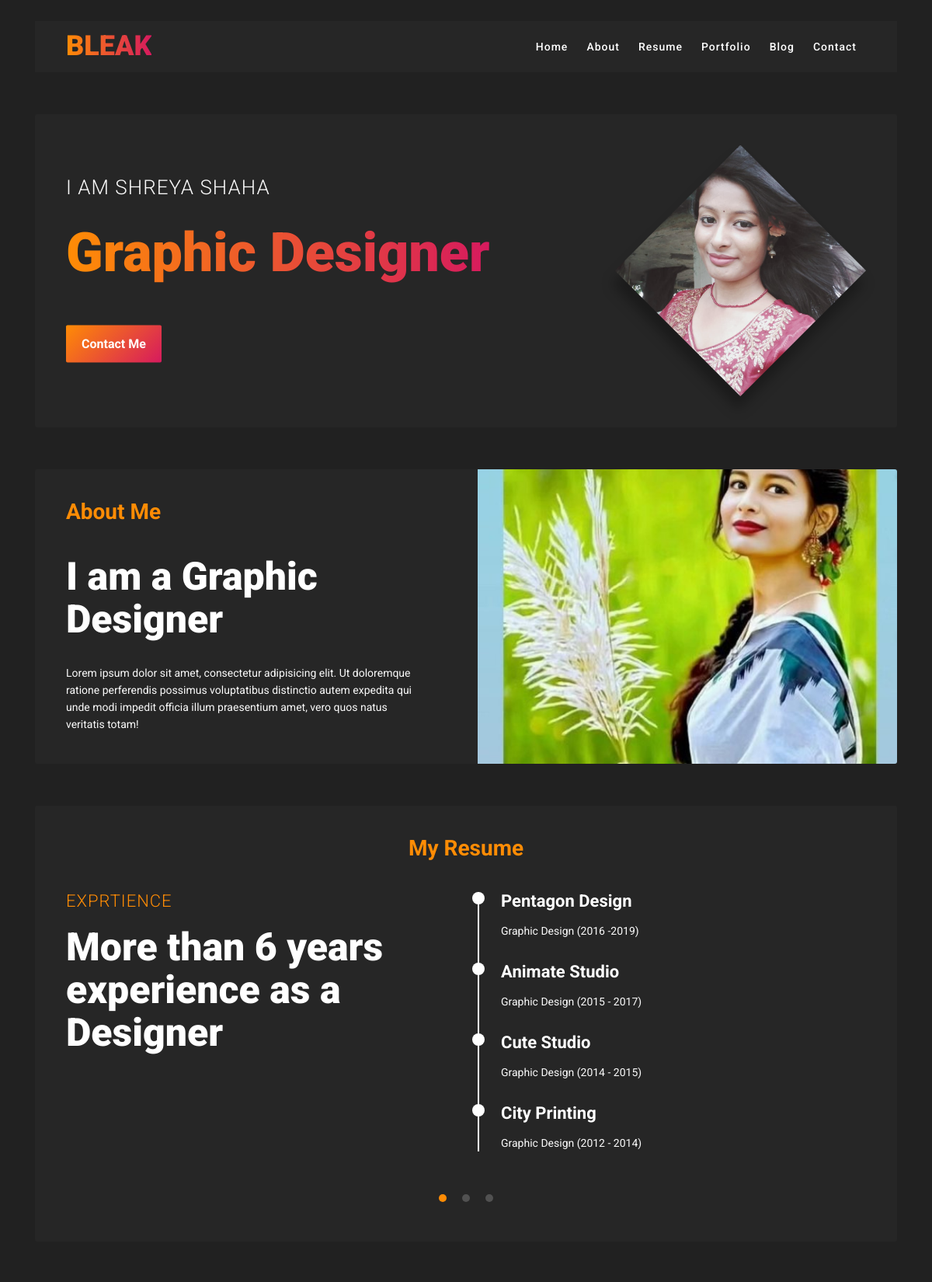
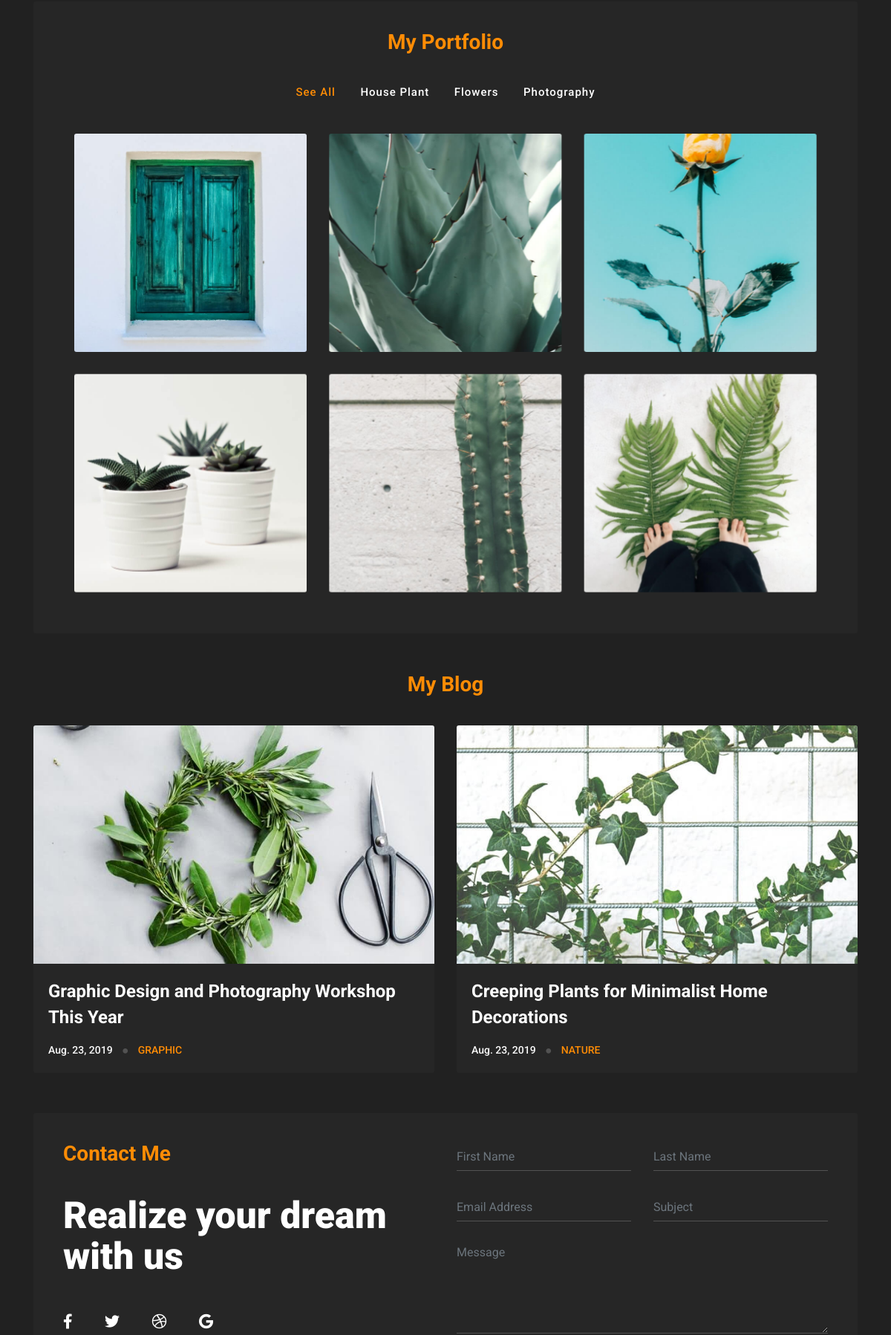
The page / (upper part) on the database its author committed (2 pictures, top to bottom).
### post/models.py (models this page shows, shortened)
class Hero(models.Model):
    name=models.CharField(max_length=40)
    title=models.CharField(max_length=50)
    image=models.ImageField(upload_to='heroImage/')

class About(models.Model):
    title=models.CharField(max_length=50)
    desc=models.TextField()

class ExperienceandEducationResume(models.Model):
    TYPE_CHOICES=(
        ("EDUCATION","EDUCATION"),
        ("EXPRTIENCE","EXPRTIENCE")
    )
    type= models.CharField(max_length=40,choices=TYPE_CHOICES)
    desc=models.TextField()
    exprence=models.ManyToManyField(ExperienceandEducation)

class ExperienceandEducation(models.Model):
    TYPE_CHOICES=(
        ("Education","Education"),
        ("Experience","Experience")
    )
    type = models.CharField(max_length=40 ,choices=TYPE_CHOICES)
    in_name=models.CharField(max_length=20)
    position=models.CharField(max_length=20)
    date=models.CharField(max_length=15)

class Blog(models.Model):
    image=models.ImageField(upload_to="blog/")
    title=models.CharField(max_length=100)
    date=models.DateField()
    type=models.CharField(max_length=20)

### post/views.py (the view)
# urls.py: path('',views.index,name='home')
def index(request):
    hero=Hero.objects.all()[0]
    about=About.objects.all()[0]
    blog=Blog.objects.all()
    experience=ExperienceandEducationResume.objects.filter(type="EXPRTIENCE")[0]
    education=ExperienceandEducationResume.objects.filter(type="EDUCATION")[0]
    skill=SkillResume.objects.all()[0]
    context={
        "hero":hero,
        "about":about,
        "blog":blog,
        "experiences":experience,
        "educations":education,
        "skills":skill,
    }
    return render(request,'post/index.html',context)

### post/templates/post/index.html (shortened to what this page needs)
<!DOCTYPE html>
<html lang="zxx">
  {% load static %}
  <head>
    {% include 'post/css.html' %}
  </head>
  <body>
    <header id="home">
      <div class="container">
        <nav class="navbar navbar-expand-lg navbar-dark">
          <a href="#" class="navbar-brand">
            <h2>BLEAK</h2>
          </a>
          <div id="navbarTogglerDemo" class="collapse navbar-collapse">
            <ul class="navbar-nav ml-auto">
              <li class="nav-item active">
                <a href="#home" class="nav-link">Home</a>
              </li>
              <li class="nav-item">
                <a href="#about" class="nav-link">About</a>
              </li>
              <li class="nav-item">
                <a href="#resume" class="nav-link">Resume</a>
              </li>
              <li class="nav-item">
                <a href="#portfolio" class="nav-link">Portfolio</a>
              </li>
              <li class="nav-item">
                <a href="#blog" class="nav-link">Blog</a>
              </li>
              <li class="nav-item">
                <a href="#contact" class="nav-link">Contact</a>
              </li>
            </ul>
          </div>
        </nav>
      </div>
      <div class="home-intro segments">
        <div class="container">
          <div class="intro-content box-content">
            <div class="row justify-content-center">
              <div class="col-md-8 col-sm-12 col-xs-12">
                <div class="intro-caption">
                  <span>I am {{hero.name}}</span>
                  <h2>{{hero.title}}</h2>
                  <button class="button">Contact Me</button>
                </div>
              </div>
              <div class="col-md-4 col-sm-12 col-xs-12">
                <div class="intro-image">
                  <img src="{{hero.image.url}}" alt="" />
                </div>
              </div>
            </div>
          </div>
        </div>
      </div>
    </header>
    <div id="about" class="about segments">
      <div class="container">
        <div class="box-content">
          <div class="row">
            <div class="col-md-6 col-sm-12 col-xs-12">
              <div class="content-left">
                <div class="section-title section-title-left">
                  <h3>About Me</h3>
                </div>
                <div class="content">
                  <h2>{{about.title}}</h2>
                  <p>{{about.desc}}</p>
                </div>
              </div>
            </div>
            <div class="col-md-6 col-sm-12 col-xs-12">
              <div class="content-right"></div>
            </div>
          </div>
        </div>
      </div>
    </div>
    <div id="resume" class="resume segments">
      <div class="container">
        <div class="box-content">
          <div class="section-title">
            <h3>My Resume</h3>
          </div>
          <div class="owl-carousel owl-theme">
            <div class="content">
              <div class="row">
                <div class="col-md-6 col-sm-12 col-xs-12">
                  <div class="content-left">
                    <div class="title-resume">
                      <h3>{{experiences.type}}</h3>
                      <h2>{{experiences.desc}}</h2>
                    </div>
                  </div>
                </div>
                <div class="col-md-6 col-sm-12 col-xs-12">
                  <div class="content-right">
                    <ul class="timeline">
                      {% for work in experiences.exprence.all %}
                      <li>
                        <h4>{{work.in_name}}</h4>
                        <span>{{work.position}} ({{work.date}})</span>
                      </li>
                      {% endfor %}
                    </ul>
                  </div>
                </div>
              </div>
            </div>
            <div class="content">
              <div class="row">
                <div class="col-md-6 col-sm-12 col-xs-12">
                </div>
              </div>
            </div>
          </div>
        </div>
      </div>
    </div>
    <div id="portfolio" class="portfolio segments">
      <div class="container">
        <div class="box-content">
          <div class="section-title">
            <h3>My Portfolio</h3>
          </div>
          <div class="portfolio-filter-menu">
            <ul>
              <li data-filter="all" class="active">
                <span>See All</span>
              </li>
              <li data-filter="1">
                <span>House Plant</span>
              </li>
              <li data-filter="2">
                <span>Flowers</span>
              </li>
              <li data-filter="3">
                <span>Photography</span>
              </li>
            </ul>
          </div>
          <div class="row no-gutters filtr-container">
            <div
              class="col-md-4 col-sm-12 col-xs-12 filtr-item"
              data-category="3"
            >
              <div class="content-image">
                <a
                  href="{% static '/post/images/portfolio1.jpg' %}"
                  class="portfolio-popup"
                >
                  <img
                    src="{% static '/post/images/portfolio1.jpg' %}"
                    alt=""
                  />
                  <div class="portfolio-caption">
                    <div class="title">
                    </div>
                    <div class="subtitle">
                    </div>
                  </div>
                </a>
              </div>
            </div>
            <div
              class="col-md-4 col-sm-12 col-xs-12 filtr-item"
              data-category="1"
            >
              <div class="content-image">
                <a
                  href="{% static '/post/images/portfolio2.jpg' %}"
                  class="portfolio-popup"
                >
                  <img
                    src="{% static '/post/images/portfolio2.jpg' %}"
                    alt=""
                  />
                  <div class="portfolio-caption">
                    <div class="title">
                    </div>
                    <div class="subtitle">
                    </div>
                  </div>
                </a>
              </div>
            </div>
            <div
              class="col-md-4 col-sm-12 col-xs-12 filtr-item"
              data-category="2, 1"
            >
              <div class="content-image">
                <a
                  href="{% static '/post/images/portfolio3.jpg' %}"
                  class="portfolio-popup"
                >
                  <img
                    src="{% static '/post/images/portfolio3.jpg' %}"
                    alt=""
                  />
                  <div class="portfolio-caption">
                    <div class="title">
                    </div>
                    <div class="subtitle">
                    </div>
                  </div>
                </a>
              </div>
            </div>
            <div
              class="col-md-4 col-sm-12 col-xs-12 filtr-item"
              data-category="3"
            >
              <div class="content-image">
                <a
                  href="{% static '/post/images/portfolio4.jpg' %}"
                  class="portfolio-popup"
                >
                  <img
                    src="{% static '/post/images/portfolio4.jpg' %}"
                    alt=""
                  />
                  <div class="portfolio-caption">
                    <div class="title">
                    </div>
                    <div class="subtitle">
                    </div>
                  </div>
                </a>
              </div>
            </div>
            <div
              class="col-md-4 col-sm-12 col-xs-12 filtr-item"
              data-category="1, 2"
            >
              <div class="content-image">
                <a
                  href="{% static '/post/images/portfolio5.jpg' %}"
                  class="portfolio-popup"
                >
                  <img
                    src="{% static '/post/images/portfolio5.jpg' %}"
                    alt=""
                  />
                  <div class="portfolio-caption">
                    <div class="title">
                    </div>
                    <div class="subtitle">
                    </div>
                  </div>
                </a>
              </div>
            </div>
            <div
              class="col-md-4 col-sm-12 col-xs-12 filtr-item"
              data-category="3, 1"
            >
              <div class="content-image">
                <a
                  href="{% static '/post/images/portfolio6.jpg' %}"
                  class="portfolio-popup"
                >
                  <img
                    src="{% static '/post/images/portfolio6.jpg' %}"
                    alt=""
                  />
                  <div class="portfolio-caption">
                    <div class="title">
                    </div>
                    <div class="subtitle">
                    </div>
                  </div>
                </a>
              </div>
            </div>
          </div>
        </div>
      </div>
    </div>
    <div id="blog" class="blog segments">
      <div class="container">
        <div class="section-title">
          <h3>My Blog</h3>
        </div>
        <div class="row">
          {% for blog in blog %}
          <div class="col-md-6">
            <div class="content">
              <div class="image">
                <img src="{{blog.image.url}}" alt="" />
              </div>
              <div class="blog-title">
                <h4>
                  <a href="#">{{blog.title}}</a>
                </h4>
                <div class="date">
                  {{blog.date}} <i class="fas fa-circle"></i>
                  <a href="#"><span>{{blog.type}}</span></a>
                </div>
              </div>
            </div>
          </div>
          {% endfor %}
        </div>
      </div>
    </div>
    <div id="contact" class="contact segments">
      <div class="container">
        <div class="box-content">
          <div class="row">
            <div class="col-md-6 col-sm-12 col-xs-12">
              <div class="content-left">
                <div class="section-title section-title-left">
                  <h3>Contact Me</h3>
                </div>
                <h2>Realize your dream with us</h2>
                <ul>
                  <li>
                    <a href="#"><i class="fab fa-facebook-f"></i></a>
                  </li>
                  <li>
                    <a href="#"><i class="fab fa-twitter"></i></a>
                  </li>
                  <li>
                    <a href="#"><i class="fab fa-dribbble"></i></a>
                  </li>
                  <li>
                    <a href="#"><i class="fab fa-google"></i></a>
                  </li>
                </ul>
              </div>
            </div>
            <div class="col-md-6 col-sm-12 col-xs-12">
              <div class="content-right">
                <form
                  action="#"
                  class="contact-form"
                  id="contact-form"
                  method="post"
                >
                  <div class="row">
                    <div class="col">
                      <div id="first-name-field">
                        <input
                          type="text"
                          placeholder="First Name"
                          class="form-control"
                          name="form-name"
                        />
                      </div>
                    </div>
                    <div class="col">
                      <div id="last-name-field">
                        <input
                          type="text"
                          placeholder="Last Name"
                          class="form-control"
                          name="form-name"
                        />
                      </div>
                    </div>
                  </div>
                  <div class="row">
                    <div class="col">
                      <div id="email-field">
                        <input
                          type="email"
                          placeholder="Email Address"
                          class="form-control"
                          name="form-email"
                        />
                      </div>
                    </div>
                    <div class="col">
                      <div id="subject-field">
                        <input
                          type="text"
                          placeholder="Subject"
                          class="form-control"
                          name="form-subject"
                        />
                      </div>
                    </div>
                  </div>
                  <div class="row">
                    <div class="col">
                      <div id="message-field">
                        <textarea
                          cols="30"
                          rows="5"
                          class="form-control"
                          id="form-message"
                          name="form-message"
                          placeholder="Message"
                        ></textarea>
                      </div>
                    </div>
                  </div>
                </form>
              </div>
            </div>
          </div>
        </div>
      </div>
    </div>
  </body>
</html>

### post/templates/post/css.html (shortened to what this page needs)
{% load static %}
    <link rel="stylesheet" href="{% static '/post/css/bootstrap.css' %}">
    <link rel="stylesheet" href="{% static '/post/css/font-awesome.css' %}">
    <link rel="stylesheet" href="{% static '/post/css/fakeLoader.css' %}">
    <link rel="stylesheet" href="{% static '/post/css/owl.carousel.css' %}">
    <link rel="stylesheet" href="{% static '/post/css/owl.theme.default.css' %}">
    <link rel="stylesheet" href="{% static '/post/css/magnific-popup.css' %}">
    <link rel="stylesheet" href="{% static '/post/css/style.css' %}">

### post/templates/post/js.html (shortened to what this page needs)
{% load static %}

### rows shown on the page
Hero: name "SHREYA SHAHA", title "Graphic Designer", image (picture)
About: title "I am a Graphic Designer", desc "Lorem ipsum dolor sit amet, consectetur adipisicing elit. Ut doloremque ratione perferendis possimus voluptatibus distinctio autem expedita qui unde modi impedit officia illum praesentium amet, vero quos natus veritatis totam!"
ExperienceandEducationResume: type "EXPRTIENCE", desc "More than 6 years experience as a Designer"
ExperienceandEducation: in_name "Pentagon Design", position "Graphic Design", date "2016 -2019"
ExperienceandEducation: in_name "Animate Studio", position "Graphic Design", date "2015 - 2017"
ExperienceandEducation: in_name "Cute Studio", position "Graphic Design", date "2014 - 2015"
ExperienceandEducation: in_name "City Printing", position "Graphic Design", date "2012 - 2014"
Blog: image (picture), title "Graphic Design and Photography Workshop This Year", date "Aug. 23, 2019", type "GRAPHIC"
Blog: image (picture), title "Creeping Plants for Minimalist Home Decorations", date "Aug. 23, 2019", type "NATURE"
